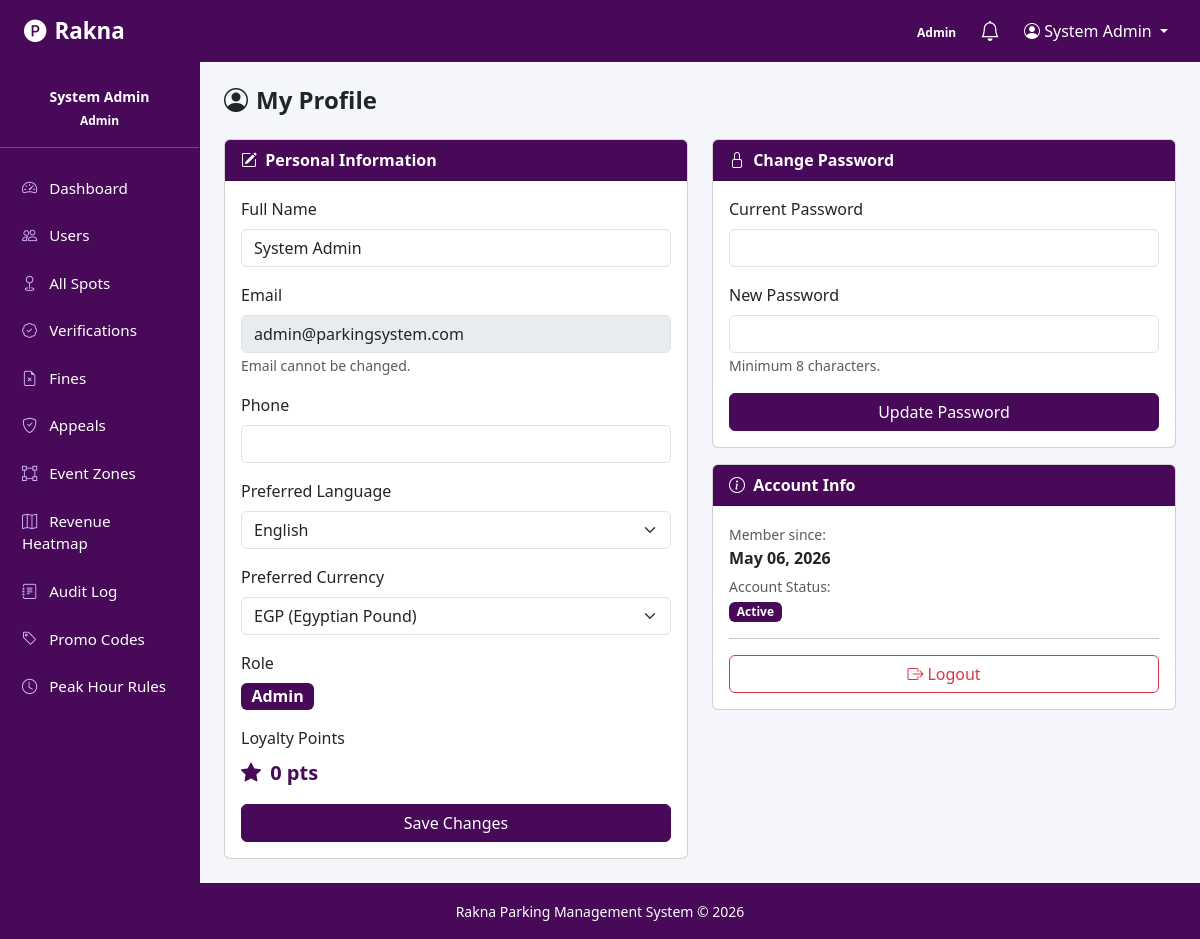
/index.php?action=profile (signed in), run on the app's committed database.
### tables this page shows
CREATE TABLE users (
    user_id       INT AUTO_INCREMENT PRIMARY KEY,
    full_name     VARCHAR(100) NOT NULL,
    email         VARCHAR(150) NOT NULL UNIQUE,
    password_hash VARCHAR(255) NOT NULL,
    phone         VARCHAR(20),
    role          ENUM('driver','owner','admin') NOT NULL DEFAULT 'driver',
    is_active     TINYINT(1) DEFAULT 1,
    is_blacklisted TINYINT(1) DEFAULT 0,
    blacklist_reason VARCHAR(255) DEFAULT NULL,
    unpaid_fines_count INT DEFAULT 0,
    preferred_language VARCHAR(10) DEFAULT 'en',
    loyalty_points INT DEFAULT 0,
    created_at    TIMESTAMP DEFAULT CURRENT_TIMESTAMP,
    updated_at    TIMESTAMP DEFAULT CURRENT_TIMESTAMP ON UPDATE CURRENT_TIMESTAMP
);

### config/session.php (called while the page is built, shortened)
<?php
function currentUser(): ?array {
    return $_SESSION['user'] ?? null;
}

### classes/User.php (called while the page is built, shortened)
<?php
require_once __DIR__ . '/../config/db.php';
require_once __DIR__ . '/../config/session.php';
class User {
    private PDO $db;
    public function __construct() {
        $this->db = getDB();
    }
    public function getUserById(int $id): ?array {
        $stmt = $this->db->prepare("SELECT user_id, full_name, email, phone, role, is_active, is_blacklisted, loyalty_points, preferred_language, created_at FROM users WHERE user_id = ?");
        $stmt->execute([$id]);
        return $stmt->fetch() ?: null;
    }
}

### config/db.php (called while the page is built, shortened)
<?php
function getDB(): PDO {
    static $pdo = null;
    if ($pdo === null) {
        try {
            $dsn = "mysql:host=" . DB_HOST . ";dbname=" . DB_NAME . ";charset=utf8mb4";
            $pdo = new PDO($dsn, DB_USER, DB_PASS, [
                PDO::ATTR_ERRMODE            => PDO::ERRMODE_EXCEPTION,
                PDO::ATTR_DEFAULT_FETCH_MODE => PDO::FETCH_ASSOC,
                PDO::ATTR_EMULATE_PREPARES   => false,
            ]);
        } catch (PDOException $e) {
            die(json_encode(['error' => 'Database connection failed: ' . $e->getMessage()]));
        }
    }
    return $pdo;
}

### auth/profile.php (the view, shortened to what this page needs)
<?php
require_once __DIR__ . '/../config/session.php';
require_once __DIR__ . '/../classes/User.php';
$user      = currentUser();
$b         = BASE_URL;
$userObj   = new User();
$userData = $userObj->getUserById($user['user_id']);
require_once __DIR__ . '/../includes/header.php';
?>
<div class="container-fluid px-0"><div class="row g-0">
<?php require_once __DIR__ . '/../includes/sidebar.php'; ?>
<div class="col-md-10 p-4">
  <h4 class="fw-bold mb-4"><i class="bi bi-person-circle me-2"></i>My Profile</h4>
  <div class="row g-4">
    <div class="col-md-6">
      <div class="card">
        <div class="card-header"><i class="bi bi-pencil-square me-1"></i> Personal Information</div>
        <div class="card-body">
          <form method="POST">
            <div class="mb-3">
              <label class="form-label">Full Name</label>
              <input type="text" name="full_name" class="form-control"
                     value="<?= htmlspecialchars($userData['full_name']) ?>" required>
            </div>
            <div class="mb-3">
              <label class="form-label">Email</label>
              <input type="email" class="form-control"
                     value="<?= htmlspecialchars($userData['email']) ?>" disabled>
              <small class="text-muted">Email cannot be changed.</small>
            </div>
            <div class="mb-3">
              <label class="form-label">Phone</label>
              <input type="tel" name="phone" class="form-control"
                     value="<?= htmlspecialchars($userData['phone'] ?? '') ?>">
            </div>
            <div class="mb-3">
              <label class="form-label">Preferred Language</label>
              <select name="preferred_language" class="form-select">
                <option value="en" <?= ($userData['preferred_language']??'en')==='en'?'selected':'' ?>>English</option>
              </select>
            </div>
            <div class="mb-3">
              <label class="form-label">Preferred Currency</label>
              <select name="preferred_currency" class="form-select">
                <?php
                $currencies = [
                    'EGP' => 'EGP (Egyptian Pound)',
                    'USD' => 'USD (US Dollar)',
                    'EUR' => 'EUR (Euro)',
                    'SAR' => 'SAR (Saudi Riyal)',
                    'AED' => 'AED (UAE Dirham)'
                ];
                foreach ($currencies as $code => $label) {
                    $selected = ($userData['preferred_currency'] ?? 'EGP') === $code ? 'selected' : '';
                    echo "<option value=\"$code\" $selected>$label</option>";
                }
                ?>
              </select>
            </div>
            <div class="mb-3">
              <label class="form-label">Role</label>
              <div><span class="badge badge-role-<?= $userData['role'] ?> fs-6"><?= ucfirst($userData['role']) ?></span></div>
            </div>
            <div class="mb-3">
              <label class="form-label">Loyalty Points</label>
              <div class="fw-bold text-warning fs-5"><i class="bi bi-star-fill me-1"></i> <?= $userData['loyalty_points'] ?> pts</div>
            </div>
            <button type="submit" class="btn btn-primary w-100">Save Changes</button>
          </form>
        </div>
      </div>
    </div>
    <div class="col-md-6">
      <div class="card">
        <div class="card-header"><i class="bi bi-lock me-1"></i> Change Password</div>
        <div class="card-body">
          <form method="POST">
            <div class="mb-3">
              <label class="form-label">Current Password</label>
              <input type="password" name="old_password" class="form-control" required>
            </div>
            <div class="mb-3">
              <label class="form-label">New Password</label>
              <input type="password" name="new_password" class="form-control" minlength="8" required>
              <small class="text-muted">Minimum 8 characters.</small>
            </div>
            <button type="submit" class="btn btn-warning w-100">Update Password</button>
          </form>
        </div>
      </div>
      <div class="card mt-3">
        <div class="card-header"><i class="bi bi-info-circle me-1"></i> Account Info</div>
        <div class="card-body">
          <p class="mb-1"><small class="text-muted">Member since:</small><br>
            <strong><?= date('F d, Y', strtotime($userData['created_at'])) ?></strong></p>
          <p class="mb-1"><small class="text-muted">Account Status:</small><br>
            <span class="badge bg-<?= $userData['is_blacklisted'] ? 'danger' : 'success' ?>">
              <?= $userData['is_blacklisted'] ? 'Suspended' : 'Active' ?>
            </span></p>
          <hr>
          <a href="<?= $b ?>/index.php?action=logout" class="btn btn-outline-danger w-100">
            <i class="bi bi-box-arrow-right me-1"></i>Logout
          </a>
        </div>
      </div>
    </div>
  </div>
</div></div></div>
<?php require_once __DIR__ . '/../includes/footer.php'; ?>

### includes/header.php (shortened to what this page needs)
<?php
require_once __DIR__ . '/../config/session.php';
require_once __DIR__ . '/../config/db.php';
$user  = currentUser();
?>
<!DOCTYPE html>
<html lang="en">
<head>
    <link rel="stylesheet" href="https://cdn.jsdelivr.net/npm/bootstrap@5.3.2/dist/css/bootstrap.min.css">
    <link rel="stylesheet" href="https://cdn.jsdelivr.net/npm/bootstrap-icons@1.11.3/font/bootstrap-icons.min.css">
</head>
<body>
<nav class="navbar navbar-expand-lg navbar-dark">
  <div class="container-fluid px-4">
    <a class="navbar-brand" href="/parking_system/index.php">
      <i class="bi bi-p-circle-fill me-2"></i>Rakna
    </a>
    <div class="collapse navbar-collapse" id="navMain">
      <ul class="navbar-nav ms-auto align-items-center gap-2">
        <?php if ($user):  ?>
          <li class="nav-item">
            <span class="badge badge-role-<?= $user['role'] ?>"><?= ucfirst($user['role']) ?></span>
          </li>
          <li class="nav-item">
            <a class="nav-link position-relative" href="/parking_system/index.php?action=notifications">
              <i class="bi bi-bell fs-5"></i>
            </a>
          </li>
          <li class="nav-item dropdown">
            <a class="nav-link dropdown-toggle" href="#" data-bs-toggle="dropdown">
              <i class="bi bi-person-circle"></i> <?= htmlspecialchars($user['full_name']) ?>
            </a>
          </li>
        <?php else:  ?>
          <li class="nav-item"><a class="nav-link" href="/parking_system/index.php?action=login">Log In</a></li>
          <li class="nav-item"><a class="btn btn-primary btn-sm" href="/parking_system/index.php?action=register">Register</a></li>
        <?php endif; ?>
      </ul>
    </div>
  </div>
</nav>

### includes/sidebar.php (shortened to what this page needs)
<?php
require_once __DIR__ . '/../config/session.php';
$user = currentUser();
$role = $user['role'];
?>
<div class="col-md-2 d-none d-md-block sidebar py-3">
  <div class="text-center mb-3">
    <p class="mb-0 mt-2 small fw-bold"><?= htmlspecialchars($user['full_name']) ?></p>
    <span class="badge badge-role-<?= $role ?> small"><?= ucfirst($role) ?></span>
  </div>
  <hr>
  <?php if ($role === 'driver'): ?>
  <ul class="nav flex-column">
    <li><a class="nav-link" href="/parking_system/index.php?action=driver_dashboard"><i class="bi bi-house-door"></i> Dashboard</a></li>
    <li><a class="nav-link" href="/parking_system/index.php?action=search_spots"><i class="bi bi-building me-1"></i> Find Garage</a></li>
    <li><a class="nav-link" href="/parking_system/index.php?action=my_reservations"><i class="bi bi-calendar-check"></i> My Reservations</a></li>
    <li><a class="nav-link" href="/parking_system/index.php?action=my_vehicles"><i class="bi bi-car-front"></i> My Vehicles</a></li>
    <li><a class="nav-link" href="/parking_system/index.php?action=my_fines"><i class="bi bi-exclamation-triangle"></i> My Fines</a></li>
    <li><a class="nav-link" href="/parking_system/index.php?action=favorites"><i class="bi bi-heart"></i> Favorites</a></li>
    <li><a class="nav-link" href="/parking_system/index.php?action=notifications"><i class="bi bi-bell"></i> Notifications</a></li>
    <li><a class="nav-link" href="/parking_system/index.php?action=profile"><i class="bi bi-person"></i> Profile</a></li>
  </ul>
  <?php elseif ($role === 'admin'): ?>
  <ul class="nav flex-column">
    <li><a class="nav-link" href="/parking_system/index.php?action=admin_dashboard"><i class="bi bi-speedometer2"></i> Dashboard</a></li>
    <li><a class="nav-link" href="/parking_system/index.php?action=manage_users"><i class="bi bi-people"></i> Users</a></li>
    <li><a class="nav-link" href="/parking_system/index.php?action=manage_spots"><i class="bi bi-geo"></i> All Spots</a></li>
    <li><a class="nav-link" href="/parking_system/index.php?action=verifications"><i class="bi bi-patch-check"></i> Verifications</a></li>
    <li><a class="nav-link" href="/parking_system/index.php?action=manage_fines"><i class="bi bi-file-earmark-x"></i> Fines</a></li>
    <li><a class="nav-link" href="/parking_system/index.php?action=appeals"><i class="bi bi-shield-check"></i> Appeals</a></li>
    <li><a class="nav-link" href="/parking_system/index.php?action=event_zones"><i class="bi bi-bounding-box"></i> Event Zones</a></li>
    <li><a class="nav-link" href="/parking_system/index.php?action=heatmap"><i class="bi bi-map"></i> Revenue Heatmap</a></li>
    <li><a class="nav-link" href="/parking_system/index.php?action=audit_log"><i class="bi bi-journal-text"></i> Audit Log</a></li>
    <li><a class="nav-link" href="/parking_system/index.php?action=promo_codes"><i class="bi bi-tag"></i> Promo Codes</a></li>
    <li><a class="nav-link" href="/parking_system/index.php?action=peak_rules"><i class="bi bi-clock"></i> Peak Hour Rules</a></li>
  </ul>
  <?php endif; ?>
</div>

### includes/header.php (style rules this page uses)
:root { --primary: #480959; --dark: #480959; --sidebar-bg: #480959; }
body { background: #f4f6fb; }
.navbar { background: var(--dark) !important; }
.navbar-brand { color: #fff !important; font-weight: 700; font-size: 1.4rem; }
.nav-link { color: rgb(255, 255, 255) !important; }
.sidebar { min-height: 100vh; background: var(--sidebar-bg); color: #fff; border-right: 1px solid #480959; padding-top: 20px; }
.sidebar .nav-link { color: rgba(255,255,255,0.85); border-radius: 8px; margin: 2px 8px; padding: 10px 14px; transition: 0.2s; }
.sidebar .nav-link i { width: 22px; color: #d1b3ff; }
.sidebar hr { background-color: rgba(255,255,255,0.2); }
.btn-primary { background: var(--primary); border-color: var(--primary); }
.badge-role-admin { background: #480959; color: #fff; }
.row.g-0 { margin: 0; }
.col-md-2, .col-md-10 { padding: 0; }

### auth/profile.php (style rules this page uses)
.btn-primary { background-color: #480959; border-color: #480959; }
.btn-warning { background-color: #480959; border-color: #480959; color: #fff; }
.btn-outline-danger { color: #dc3545; border-color: #dc3545; }
.card-header { background-color: #480959; color: #fff; font-weight: bold; }
.badge.bg-success { background-color: #480959 !important; }
.text-warning { color: #480959 !important; }

### includes/sidebar.php (style rules this page uses)
.sidebar { background-color: #480959; color: #ffffff; min-height: 100vh; padding-top: 1rem; padding-bottom: 1rem; }
.sidebar .nav-link { color: #b0c4de; font-size: 0.95rem; border-radius: 0.4rem; margin: 0.15rem 0.5rem; transition: 0.2s; }
.sidebar .nav-link i { margin-right: 0.5rem; }
.sidebar hr { background-color: rgba(255,255,255,0.2); }
.badge-role-admin { background-color: #480959; }

### data on the page
users: role "Admin", full_name "System Admin", email "admin@parkingsystem.com", preferred_language "English", loyalty_points "0", created_at "May 06, 2026"

### other printed values
form field preferred_currency "EGP (Egyptian Pound)"
